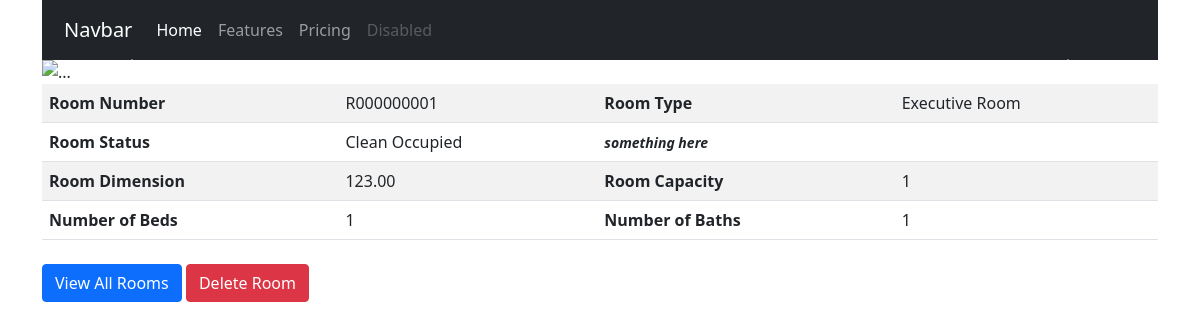
/rooms/r000000001/, run on the app's committed database.
### hotel/models.py (models this page shows, shortened)
class Room(models.Model):
    id = models.UUIDField(primary_key=True, default=uuid.uuid4, editable=False)
    roomstatus = models.CharField(_("Room Status"), max_length=2, choices=ROOMSTATUS, default='dv')
    roomnumber = models.CharField(_("Room Number"), max_length=50, default=generateRoomNumber, db_index=True, unique=True)
    roomnumber_url = models.SlugField(_("Room Number URL"), null=True)
    roomtype = models.ForeignKey(RoomType, on_delete=models.CASCADE, limit_choices_to={'roomtype_active': True}, related_name='rooms')
    roomcapacity = models.PositiveIntegerField(_("Room Capacity")) #todo: set max value for room capacity
    roombed = models.PositiveIntegerField(_("Number of Beds"))
    roombath = models.PositiveIntegerField(_("Number of Bath"))
    roomdimension = models.DecimalField(_("Dimension (in Square Feet)"), max_digits=5, decimal_places=2)
    roomextras = models.ManyToManyField(RoomExtra, verbose_name=_("List of Extra Items"))
    created_at = models.DateTimeField(_("Created At"), auto_now_add=True)
    last_updated = models.DateTimeField(_("Updated At"), auto_now=False)
    is_available = models.BooleanField(_("Room Available"), default=True)
    roomdate = models.DateTimeField(_("Empty Date Field"), blank=True, null=True)
    class Meta:
        verbose_name = _("Room")
        verbose_name_plural = _("Rooms")

class RoomType(models.Model):
    id = models.UUIDField(primary_key=True, default=uuid.uuid4, editable=False)
    roomtype_name = models.CharField(_("Name"), max_length=50)
    roomtype_cost = models.DecimalField(_("Cost of Room/Night"), max_digits=5, decimal_places=2)
    roomtype_cost1 = models.DecimalField(_("Cost of Room/Night 1"), max_digits=5, decimal_places=2, blank=True, null=True)
    roomtype_info = models.CharField(_("RoomType Info 1"), max_length=50, blank=True, null=True)
    roomtype_active = models.BooleanField(_("Is Active?"), default=True)
    class Meta:
        verbose_name = _("RoomType")
        verbose_name_plural = _("RoomTypes")
    def __str__(self):
        return self.roomtype_name

### hotel/views.py (the view)
# urls.py: path('<slug>/', RoomDetailView.as_view(), name='room_detail'),
class RoomDetailView(generic.DetailView):
    model = Room
    slug_field = 'roomnumber_url'
    context_object_name = 'room'
    template_name = 'rooms/roomdetail.html'

### templates/rooms/roomdetail.html (shortened to what this page needs)
{% extends 'base.html' %}
{% block content %}
    <div id="carouselExampleControls" class="carousel slide" data-bs-ride="carousel">
        <div class="carousel-inner">
        <div class="carousel-item active">
            <img src="..." class="d-block w-100" alt="...">
        </div>
        </div>
        <button class="carousel-control-prev" type="button" data-bs-target="#carouselExampleControls" data-bs-slide="prev">
        <span class="carousel-control-prev-icon" aria-hidden="true"></span>
        </button>
        <button class="carousel-control-next" type="button" data-bs-target="#carouselExampleControls" data-bs-slide="next">
        <span class="carousel-control-next-icon" aria-hidden="true"></span>
        </button>
    </div>
    <div class="room-items">
        <table class="table table-striped">
            <tbody>
              <tr>
                <th scope="row">Room Number</th>
                <td>{{ room.roomnumber }}</td>
                <th scope="row">Room Type</th>
                <td>{{ room.roomtype }}</td>
              </tr>
              <tr>
                <th scope="row">Room Status</th>
                <td>{{ room.get_roomstatus_display }}</td>
                <th scope="row"><i><small>something here</small></i></th>
                <td>
                </td>
              </tr>
              <tr>
                <th scope="row">Room Dimension</th>
                <td>{{ room.roomdimension }}</td>
                <th scope="row">Room Capacity</th>
                <td>{{ room.roomcapacity }}</td>
              </tr>
              <tr>
                <th scope="row">Number of Beds</th>
                <td>{{ room.roombed }}</td>
                <th scope="row">Number of Baths</th>
                <td>{{ room.roombath }}</td>
              </tr>
            </tbody>
        </table>
    </div>
    <div class="room-list">
        <a href="{% url 'room_list' %}"><button class="btn btn-primary">View All Rooms</button></a>
        <a href="{% url 'room_delete' room.roomnumber_url %}"><button class="btn btn-danger">Delete Room</button></a>
    </div>
{% endblock content %}

### static/styles/main.css (style rules this page uses)
.btn { margin-top: 8px; }
.table>:not(caption)>*>* { padding: 7px 7px; }
table { width: 70px; }

### data on the page
Room: roomnumber "R000000001", roomtype "Executive Room", roomstatus "Clean Occupied", roomdimension "123.00", roomcapacity "1", roombed "1", roombath "1"
